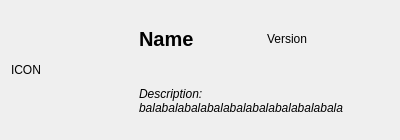
<?xml version="1.0" encoding="UTF-8"?>
<ui version="4.0">
 <class>ModEntryWidget</class>
 <widget class="QWidget" name="ModEntryWidget">
  <property name="geometry">
   <rect>
    <x>0</x>
    <y>0</y>
    <width>400</width>
    <height>140</height>
   </rect>
  </property>
  <property name="windowTitle">
   <string>Form</string>
  </property>
  <layout class="QGridLayout" name="gridLayout">
   <item row="0" column="0" rowspan="2">
    <widget class="QLabel" name="modIcon">
     <property name="text">
      <string>ICON</string>
     </property>
    </widget>
   </item>
   <item row="0" column="1">
    <widget class="QLabel" name="modName">
     <property name="font">
      <font>
       <pointsize>15</pointsize>
       <weight>75</weight>
       <bold>true</bold>
      </font>
     </property>
     <property name="text">
      <string>Name</string>
     </property>
    </widget>
   </item>
   <item row="0" column="2">
    <widget class="QLabel" name="modVersion">
     <property name="text">
      <string>Version</string>
     </property>
    </widget>
   </item>
   <item row="1" column="1" colspan="2">
    <widget class="QLabel" name="modDescription">
     <property name="font">
      <font>
       <italic>true</italic>
      </font>
     </property>
     <property name="text">
      <string>Description: balabalabalabalabalabalabalabalabala</string>
     </property>
     <property name="wordWrap">
      <bool>true</bool>
     </property>
    </widget>
   </item>
  </layout>
 </widget>
 <resources/>
 <connections/>
</ui>
